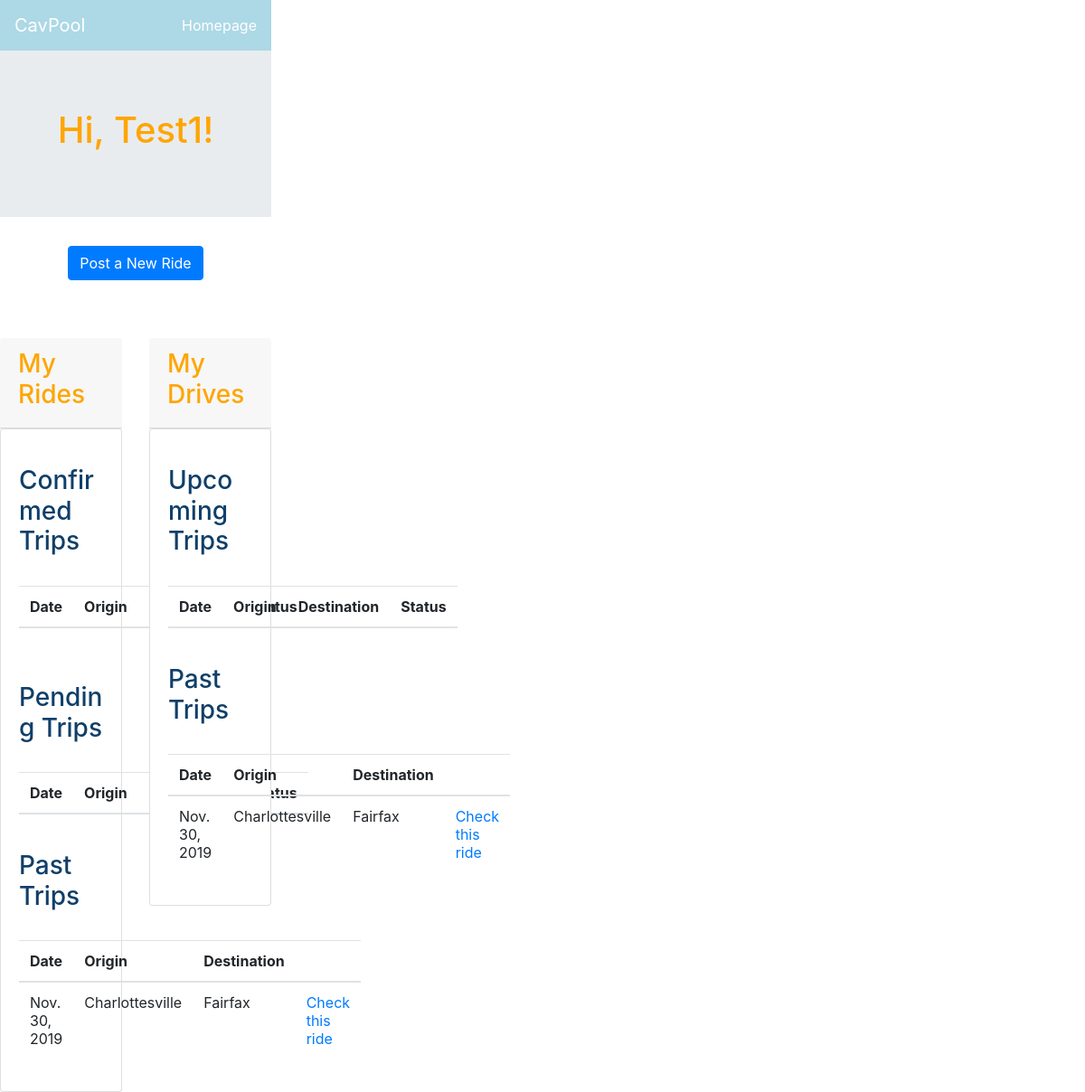
Page /2/profile on the committed database.
### Rideshare_app/models.py (models this page shows, shortened)
class Driver(models.Model):
    first_name = models.CharField(max_length = 30)
    last_name = models.CharField(max_length = 30)
    email = models.CharField(max_length = 100)
    venmo = models.CharField(max_length = 30, blank = True, null = True)
    phone_number = models.CharField(max_length = 20, blank = True, null = True)
    car_make = models.CharField(max_length = 30, blank = True, null = True)
    car_model = models.CharField(max_length = 30, blank = True, null = True)

class Ride(models.Model):
    departure_location = models.CharField(max_length = 30)
    destination_location = models.CharField(max_length = 30)
    departure_state = models.CharField(max_length = 30, null = True, blank = True)
    destination_state = models.CharField(max_length = 30, null = True, blank = True)
    date = models.DateField()
    time = models.TimeField(blank = True, null = True)
    seats = models.IntegerField(null = True, blank = True)
    price = models.IntegerField(null = True, blank = True)
    driver = models.ForeignKey(Driver, null = True, on_delete = models.CASCADE)
    riders = models.ManyToManyField(Rider, blank = True)
    confirmed_riders = models.ManyToManyField(Rider, blank = True, related_name = "confirmed_riders")
    pending_riders = models.ManyToManyField(Rider, blank = True, related_name = "pending_riders")

### Rideshare_app/views.py (the view)
# urls.py: path('<int:user_id>/profile', views.profile, name= 'profile'),
def profile(request, user_id):
    user = get_object_or_404(User, pk = user_id)
    driver = user.driver
    rider = user.rider
    driver_id = driver.id
    rider_id = rider.id
    upcoming_rides_list = Ride.objects.filter(driver = driver_id, date__gte = timezone.now())
    past_rides = Ride.objects.filter(driver = driver_id, date__lt = timezone.now())
    pending_ride_ids = getPendingRides(rider_id)
    pending_rides_list = Ride.objects.filter(pk__in = pending_ride_ids, date__gte = timezone.now())
    context = {"user" : user, "driver" : driver, "upcoming_rides_list" : upcoming_rides_list,
                "past_rides" : past_rides, "rider" : rider,
                "pending_rides_list" : pending_rides_list}
    return render(request, 'Rideshare_app/profile.html', context)

### Rideshare_app/views.py (called while the page is built)
def getPendingRides(rider_id):
    all_rides = Rider.objects.all()
    ride_ids = []
    for ride in all_rides:
        if ride.pending_riders.filter(pk = rider_id).exists():
            ride_ids.append(ride.id)
    return ride_ids

### Rideshare_app/templates/Rideshare_app/profile.html (shortened to what this page needs)
<html>
{% load bootstrap4 %}
{% bootstrap_css %}
<head>
<link rel="stylesheet" type="text/css" href="profile.css">
  <nav class="navbar navbar-dark" style="background-color:lightblue">
  <a class="navbar-brand"> CavPool</a>
	<ul class="navbar-nav">
		<li class="nav-item active">
			<a class="nav-link" href="{% url 'index' %}">Homepage</a>
		</li>
	</ul>
</nav>
<div class="jumbotron jumbotron-fluid">
	<div class="container">
	   <h1 style = "text-align: center; color:orange"> Hi, {{driver.first_name}}! </h1>
	</div>
</div>
<div style ="text-align: center" >
  <a href="{% url 'post_ride_driver' user.id%}">
    <button class="btn btn-primary" >Post a New Ride</button>
</a>
</div>
</head>
</head>
<body>
<br>
<br>
<div class="row">
  <div class="col-sm-6">
    <div class="card-header">
    <h3 style =  "color: orange">
    My Rides
    </div>
    <div class="card">
      <div class="card-body">
        <body>
  <h3 style = "padding-top:20;color: #103F69"> Confirmed Trips </h3>
  <br>
  <table class="table">
  <thead>
    <tr>
      <th scope="col">Date</th>
      <th scope="col">Origin</th>
      <th scope="col">Destination</th>
      <th scope="col">Status</th>
    </tr>
  </thead>
</table>
<br>
<h3 style = "padding-top:20;color: #103F69"> Pending Trips </h3>
<br>
<table class="table">
<thead>
  <tr>
    <th scope="col">Date</th>
    <th scope="col">Origin</th>
    <th scope="col">Destination</th>
    <th scope="col">Status</th>
  </tr>
</thead>
</table>
<br>
  <h3 style = "color: #103F69"> Past Trips </h3> <br>
  <table class="table">
  <thead>
    <tr>
      <th scope="col">Date</th>
      <th scope="col">Origin</th>
      <th scope="col">Destination</th>
      <th scope="col"></th>
    </tr>
  </thead>
  <tbody>
      {%for ride in past_rides%}
        <tr>
      <td>{{ride.date}}</td>
      <td>{{ride.departure_location}}</td>
      <td>{{ride.destination_location}}</td>
      <td><a href=" {% url 'ride' ride.id%}"> Check this ride</a></td>
      </tr>
      {% endfor %}
  </tbody>
</table>
      </div>
    </div>
  </div>
  <div class="col-sm-6">
    <div class="card-header">
    <h3 style =  "color: orange">
    My Drives
    </div>
    <div class="card">
      <div class="card-body">
        <body>
  <h3 style = "padding-top:20;color: #103F69"> Upcoming Trips </h3>
  <br>
  <table class="table">
  <thead>
    <tr>
      <th scope="col">Date</th>
      <th scope="col">Origin</th>
      <th scope="col">Destination</th>
      <th scope="col">Status</th>
    </tr>
  </thead>
</table>
<br>
  <h3 style = "color: #103F69"> Past Trips </h3> <br>
  <table class="table">
  <thead>
    <tr>
      <th scope="col">Date</th>
      <th scope="col">Origin</th>
      <th scope="col">Destination</th>
      <th scope="col"></th>
    </tr>
  </thead>
  <tbody>
      {% for ride in past_rides %}
        <tr>
      <td>{{ride.date}}</td>
      <td>{{ride.departure_location}}</td>
      <td>{{ride.destination_location}}</td>
      <td><a href=" {% url 'ride' ride.id%}"> Check this ride</a></td>
      </tr>
      {% endfor %}
  </tbody>
</table>
      </div>
    </div>
  </div>
</div>
</body>
</html>

### Rideshare_app/templates/Rideshare_app/profile.css (style rules this page uses)
html, body, header, .column { float: left; width: 50%; }
.row:after { content: ""; display: table; clear: both; }

### Rideshare_app/templates/Rideshare_app/profile.html (style rules this page uses)
* { box-sizing: border-box; }
.row:after { content: ""; display: table; clear: both; }

### rows in the picture
Driver: first_name "Test1"
Ride: date "Nov. 30, 2019", departure_location "Charlottesville", destination_location "Fairfax"
